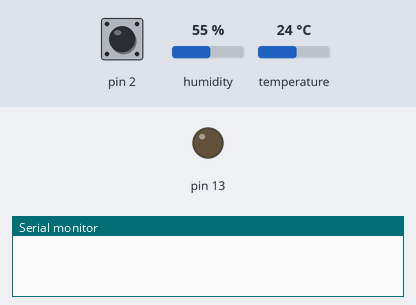
The sketch below on a simulated Arduino Uno, built with avr-gcc and run on an emulated ATmega328P. Shown: output pins drawn as LEDs (lit = HIGH), the last lines printed to the serial monitor. Inputs (shaded band) come from the test bench; at power-on: pin 2 HIGH, humidity 55 %, temperature 24 °C.

Above: at 1.2 s.
1.3 s: pin 2 pulled LOW for 0.15 s
At 2.0 s:
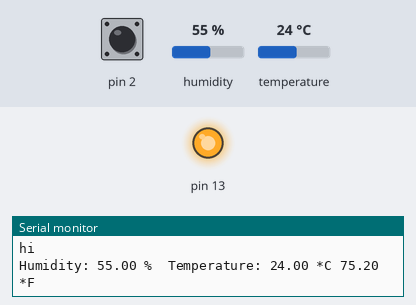
2.9 s: pin 2 pulled LOW for 1 s
At 3.6 s:
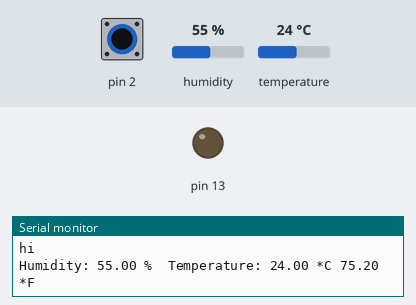
5.4 s: pin 2 pulled LOW for 3.2 s
At 6.4 s:
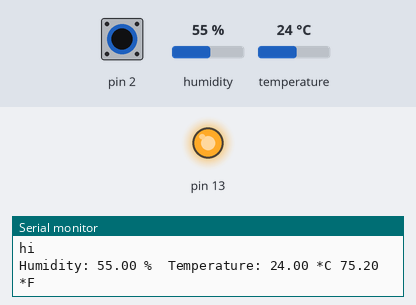
Timing chart, 0 to 8.4 s (numbered marks = the images above; inputs shaded):
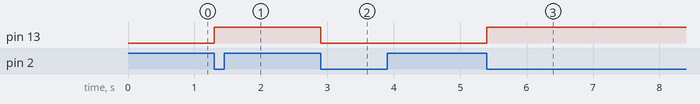

The sketch:

Interrupt_humidity.ino
```cpp
/*** 範例7.1.2(中斷) ***/
#include "DHT.h"
#define DHTPIN 6
#define DHTTYPE DHT11

DHT dht(DHTPIN, DHTTYPE);

void setup() {
  Serial.begin(9600);
  pinMode(2,INPUT_PULLUP);   //設定接腳2為INPUT，並啟用內建的上拉電阻
  pinMode(13,OUTPUT);        //設定板載LED為輸出模式
  digitalWrite(13,LOW);      //初始LED為不亮的狀態
  dht.begin();
  attachInterrupt(digitalPinToInterrupt(2),my_ISR,FALLING);  //中斷設置
}

void loop() {
  //You can do anything.
}

void my_ISR() {
  Serial.println("hi");
  digitalWrite(13,!digitalRead(13));  //反轉板載Led的狀態
  measureTemperatureAndHumidity();
}

void measureTemperatureAndHumidity() {
  float h = dht.readHumidity();
  float t = dht.readTemperature();
  float f = dht.readTemperature(true);

  if (isnan(h) || isnan(t) || isnan(f)) {
    Serial.println(F("Failed to read from DHT sensor!"));
    return;
  }

  Serial.print("Humidity: ");
  Serial.print(h);
  Serial.print(" %\t");
  Serial.print("Temperature: ");
  Serial.print(t);
  Serial.print(" *C ");
  Serial.print(f);
  Serial.println(" *F");
}
```

Measured:
- after the input at 1.3 s, pin 13: LOW → HIGH at once
- after the input at 2.9 s, pin 13: HIGH → LOW at once
- after the input at 5.4 s, pin 13: LOW → HIGH at once
